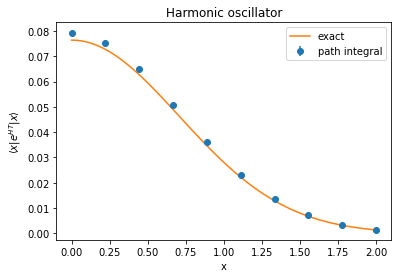

Write Python code to recreate this figure.
# -*- coding: utf-8 -*-
"""
Created on Sat Feb  4 13:36:31 2023

@author: Hilde
"""

import numpy as np
import matplotlib.pyplot as plt
import vegas as vegas
import time

start_time = time.time()

a = 0.5
N = 8
m = 1
A = (m/(2*np.pi*a))**(N/2)
samp = 100000

#Function, coming from the functools packet,that given a function gives back the function
#computed in one of the variables of the function
def partial(func, *args, **keywords):
    def newfunc(*fargs, **fkeywords):
        newkeywords = keywords.copy()
        newkeywords.update(fkeywords)
        return func(*args, *fargs, **newkeywords)
    newfunc.func = func
    newfunc.args = args
    newfunc.keywords = keywords
    return newfunc


def exact(x):
    E0 = 0.5
    T = 4
    return np.exp(-E0*T)*(np.exp(-(x**2)/2)*(np.pi**(-1/4)))**2

#classical action, input is a 'function' y, which represents a possible path, S is evaluated at all discrete points on the path
#we will integrate over each path later, passing a new path through this function each integral. 
#x is the endpoints
def S(x,y):
    s = (m/(2*a))*(y[0] - x)**2 + a*((x)**2)/2
    for j in range(N-1):
        if j == N-2:
            s+= (m/(2*a))*(x - y[j])**2 + a*((y[j]**2)/2)
        else:
            s+= (m/(2*a))*(y[j+1] - y[j])**2 + a*((y[j]**2)/2)
        
    return A*np.exp(-s)

y = np.linspace(0,2,10)
result = np.zeros(10)
err = np.zeros(10)
z = np.linspace(0,2,100)
ex = np.zeros(100)

for k in range(10):
    integ = vegas.Integrator(7*[[-5,5]])
    integration = integ(partial(S,y[k]), nitn=10,neval=100000)
    result[k] = integration.mean
    err[k] = integration.sdev
    #print(y[k],result[k],err[k])

for k in range(100):
    ex[k] = exact(z[k])
  
fig,ax = plt.subplots()
ax.errorbar(y,result,yerr=err,fmt='o',label='path integral')
ax.plot(z,ex,label='exact')
ax.set_xlabel('x')
ax.set_ylabel(r'$\langle x|e^{HT}|x \rangle$')
ax.set_title('Harmonic oscillator')
ax.legend()

print('%.4f Seconds'%(time.time() - start_time))
